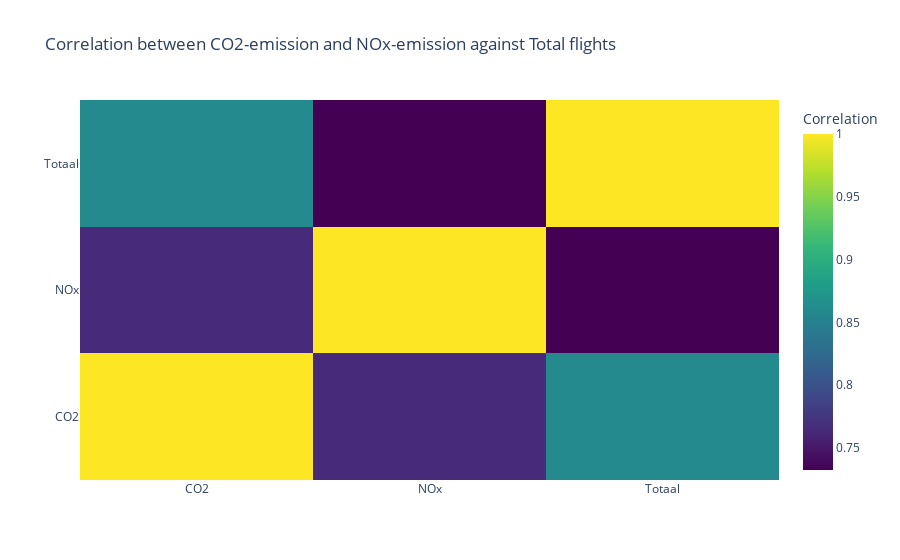
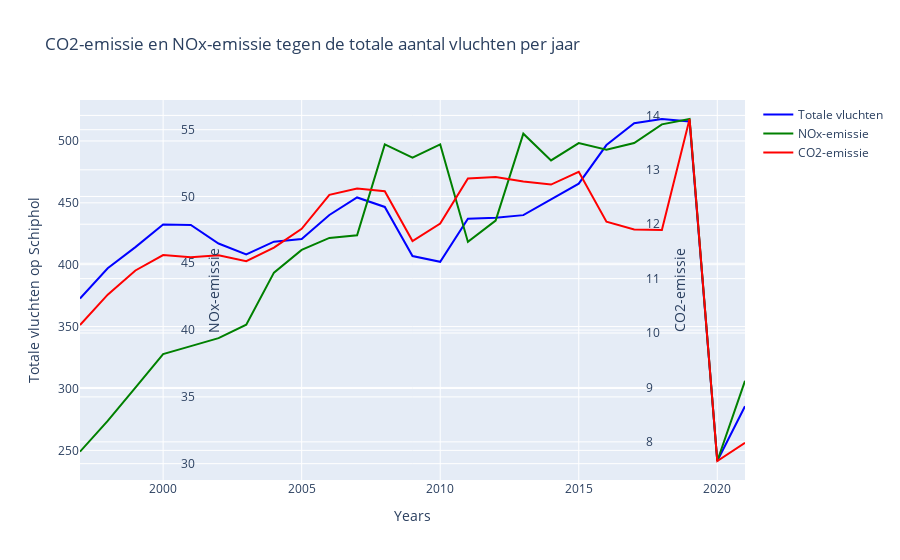

The notebook cell saved with these charts, in order:
### Markdown cell above
---


## **Perspectief 2: Negatieve aspecten van de groei van Schiphol**


---

Er zijn meerdere redenen waarom de groei van Schiphol als negatief gezien wordt:

### *Argument 1*

*   Milieu vervuiling

Schiphol mag niet groeien vanwege de aanzienlijke toename van CO2- en NOx-uitstoot die gepaard gaat met uitbreiding. Deze emissies dragen bij aan klimaatverandering en luchtvervuiling, wat schadelijk is voor zowel het milieu als de gezondheid van omwonenden. Het beperken van de groei van Schiphol is essentieel om de negatieve impact op het milieu te verminderen..

### Code cell
#@title
### FIRST GRAPH: HEATMAP ###
# Read the CSV files
df_CO2 = pd.read_csv(f'{data_path}CO2.csv', sep=';')
df_NOx = pd.read_csv(f'{data_path}NOx.csv', sep=';')
df_flight = pd.read_csv(f'{data_path}flights.csv', sep=';')

# Merge the dataframes
df_merge = pd.merge(df_CO2, df_NOx, on='Jaar', how='outer')
df_merge = pd.merge(df_merge, df_flight, on='Jaar', how='outer')

# Remove rows with NaN values
df_merge = df_merge.dropna()

# Set the column names
df_merge.columns = ['Jaar', 'CO2', 'NOx', 'Handel', 'Bestemming', 'Totaal']

# Convert the data to numeric values
df_merge['CO2'] = df_merge['CO2'].str.replace(',', '.').astype(float)
df_merge['NOx'] = df_merge['NOx'].str.replace(',', '.').astype(float)
df_merge['Totaal'] = df_merge['Totaal'].str.replace(',', '.').astype(float)

# Calculate the correlation matrix
correlation_matrix = df_merge[['CO2', 'NOx', 'Totaal']].corr()

# Create a heatmap using Plotly
heatmap = go.Heatmap(
    z=correlation_matrix.values,
    x=['CO2', 'NOx', 'Totaal'],
    y=['CO2', 'NOx', 'Totaal'],
    colorscale='Viridis',
    showscale=True,
    colorbar=dict(title='Correlation')
)

# Create the layout for the heatmap
layout_heatmap = go.Layout(
    title='Correlation between CO2-emission and NOx-emission against Total flights'
)

# Create the figure with the heatmap
fig_heatmap = go.Figure(data=heatmap, layout=layout_heatmap)

# Show the heatmap
fig_heatmap.show()

# SECOND GRAPH

df_years = df_merge['Jaar'].astype(int)
df_Totaal = df_merge['Totaal']
df_NOx = df_merge['NOx']
df_CO2 = df_merge['CO2']

# Create the figure and axes
fig = go.Figure()

# Plot the Total flights data
fig.add_trace(go.Scatter(x=df_years, y=df_Totaal, name='Totale vluchten', mode='lines', line=dict(color='blue')))

# Create a second y-axis for the NOx-emission data
fig.update_layout(
    yaxis=dict(title='Totale vluchten op Schiphol'),
    yaxis2=dict(title='NOx-emissie', overlaying='y', side='right', anchor='free', position=0.15)
)

# Plot the NOx-emission data
fig.add_trace(go.Scatter(x=df_years, y=df_NOx, name='NOx-emissie', mode='lines', line=dict(color='green'), yaxis='y2'))

# Create a third y-axis for the CO2-emission data
fig.update_layout(
    yaxis3=dict(title='CO2-emissie', overlaying='y', side='right', anchor='free', position=0.85)
)

# Plot the CO2-emission data
fig.add_trace(go.Scatter(x=df_years, y=df_CO2, name='CO2-emissie', mode='lines', line=dict(color='red'), yaxis='y3'))

# Set the x-axis label
fig.update_layout(xaxis=dict(title='Years'))

# Set the title
fig.update_layout(title='CO2-emissie en NOx-emissie tegen de totale aantal vluchten per jaar')

# Show the plot
fig

### Figure 1 — Plotly figure (JSON) as saved in the notebook; plotly's stock layout.template omitted (floating-point values rounded to 4 significant figures)
{"data": [{"colorbar": {"title": {"text": "Correlation"}}, "colorscale": [[0, "#440154"], [0.1111, "#482878"], [0.2222, "#3e4989"], [0.3333, "#31688e"], [0.4444, "#26828e"], [0.5556, "#1f9e89"], [0.6667, "#35b779"], [0.7778, "#6ece58"], [0.8889, "#b5de2b"], [1, "#fde725"]], "showscale": true, "type": "heatmap", "x": ["CO2", "NOx", "Totaal"], "y": ["CO2", "NOx", "Totaal"], "z": [[1, 0.764, 0.8603], [0.764, 1, 0.7325], [0.8603, 0.7325, 1]]}], "layout": {"title": {"text": "Correlation between CO2-emission and NOx-emission against Total flights"}}}

### Figure 2 — Plotly figure (JSON) as saved in the notebook; plotly's stock layout.template omitted (floating-point values rounded to 4 significant figures)
{"data": [{"line": {"color": "blue"}, "mode": "lines", "name": "Totale vluchten", "type": "scatter", "x": [1997, 1998, 1999, 2000, 2001, 2002, 2003, 2004, 2005, 2006, 2007, 2008, 2009, 2010, 2011, 2012, 2013, 2014, 2015, 2016, 2017, 2018, 2019, 2020, 2021], "y": [372.7, 397.2, 414.2, 432.5, 432.1, 417.1, 408.3, 418.6, 420.7, 440.2, 454.4, 446.7, 407.0, 402.4, 437.1, 437.9, 440.1, 452.7, 465.5, 496.7, 514.3, 517.7, 515.8, 241.4, 285.6]}, {"line": {"color": "green"}, "mode": "lines", "name": "NOx-emissie", "type": "scatter", "x": [1997, 1998, 1999, 2000, 2001, 2002, 2003, 2004, 2005, 2006, 2007, 2008, 2009, 2010, 2011, 2012, 2013, 2014, 2015, 2016, 2017, 2018, 2019, 2020, 2021], "y": [30.9, 33.2, 35.7, 38.2, 38.8, 39.4, 40.4, 44.3, 46, 46.9, 47.1, 53.9, 52.9, 53.9, 46.6, 48.2, 54.7, 52.7, 54, 53.5, 54, 55.4, 55.8, 30.2, 36.2], "yaxis": "y2"}, {"line": {"color": "red"}, "mode": "lines", "name": "CO2-emissie", "type": "scatter", "x": [1997, 1998, 1999, 2000, 2001, 2002, 2003, 2004, 2005, 2006, 2007, 2008, 2009, 2010, 2011, 2012, 2013, 2014, 2015, 2016, 2017, 2018, 2019, 2020, 2021], "y": [10.15, 10.71, 11.15, 11.43, 11.39, 11.43, 11.32, 11.57, 11.92, 12.54, 12.65, 12.61, 11.69, 12.01, 12.84, 12.87, 12.78, 12.73, 12.96, 12.05, 11.9, 11.9, 13.93, 7.648, 7.984], "yaxis": "y3"}], "layout": {"title": {"text": "CO2-emissie en NOx-emissie tegen de totale aantal vluchten per jaar"}, "xaxis": {"title": {"text": "Years"}}, "yaxis": {"title": {"text": "Totale vluchten op Schiphol"}}, "yaxis2": {"anchor": "free", "overlaying": "y", "position": 0.15, "side": "right", "title": {"text": "NOx-emissie"}}, "yaxis3": {"anchor": "free", "overlaying": "y", "position": 0.85, "side": "right", "title": {"text": "CO2-emissie"}}}}
